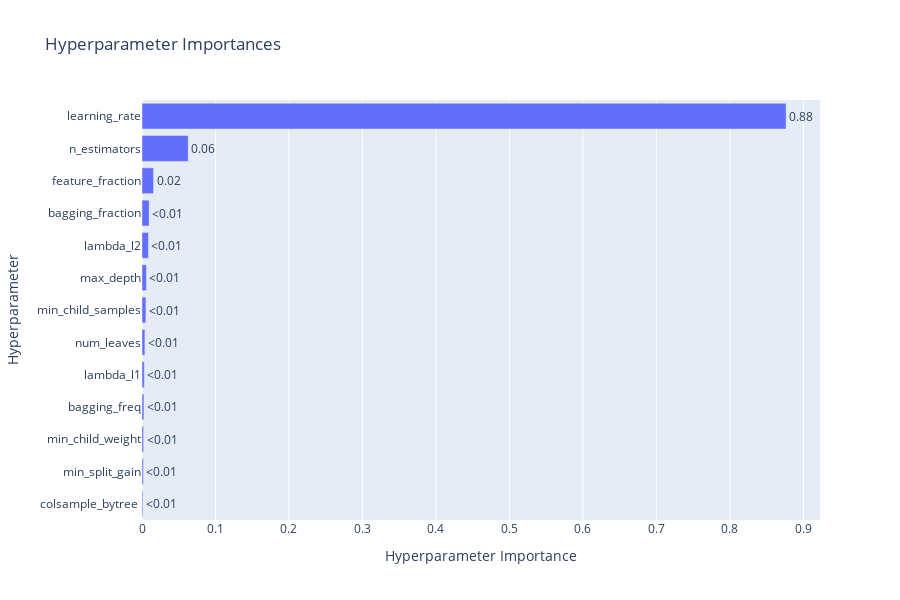

Source (notebook cell):
### Code cell
fig = optuna.visualization.plot_param_importances(study)
fig.update_layout(width=900,height=600)
fig.show()

### Figure 1 — Plotly figure (JSON) as saved in the notebook; plotly's stock layout.template omitted (floating-point values rounded to 4 significant figures)
{"data": [{"cliponaxis": false, "hovertemplate": ["colsample_bytree  (FloatDistribution): 0.0011992284554358643<extra></extra>", "min_split_gain (FloatDistribution): 0.001852851509320087<extra></extra>", "min_child_weight (FloatDistribution): 0.0021587605677258577<extra></extra>", "bagging_freq (IntDistribution): 0.002623074668273393<extra></extra>", "lambda_l1 (FloatDistribution): 0.0031617064075768987<extra></extra>", "num_leaves (IntDistribution): 0.003947442461531194<extra></extra>", "min_child_samples (IntDistribution): 0.005303516832157969<extra></extra>", "max_depth (IntDistribution): 0.00603135082996474<extra></extra>", "lambda_l2 (FloatDistribution): 0.008748477495261177<extra></extra>", "bagging_fraction (FloatDistribution): 0.009740414958508126<extra></extra>", "feature_fraction (FloatDistribution): 0.015718761681706748<extra></extra>", "n_estimators (IntDistribution): 0.06293234810202179<extra></extra>", "learning_rate (FloatDistribution): 0.8765820660305161<extra></extra>"], "name": "Objective Value", "orientation": "h", "text": ["<0.01", "<0.01", "<0.01", "<0.01", "<0.01", "<0.01", "<0.01", "<0.01", "<0.01", "<0.01", "0.02", "0.06", "0.88"], "textposition": "outside", "type": "bar", "x": [0.001199, 0.001853, 0.002159, 0.002623, 0.003162, 0.003947, 0.005304, 0.006031, 0.008748, 0.00974, 0.01572, 0.06293, 0.8766], "y": ["colsample_bytree ", "min_split_gain", "min_child_weight", "bagging_freq", "lambda_l1", "num_leaves", "min_child_samples", "max_depth", "lambda_l2", "bagging_fraction", "feature_fraction", "n_estimators", "learning_rate"]}], "layout": {"height": 600, "title": {"text": "Hyperparameter Importances"}, "width": 900, "xaxis": {"title": {"text": "Hyperparameter Importance"}}, "yaxis": {"title": {"text": "Hyperparameter"}}}}
